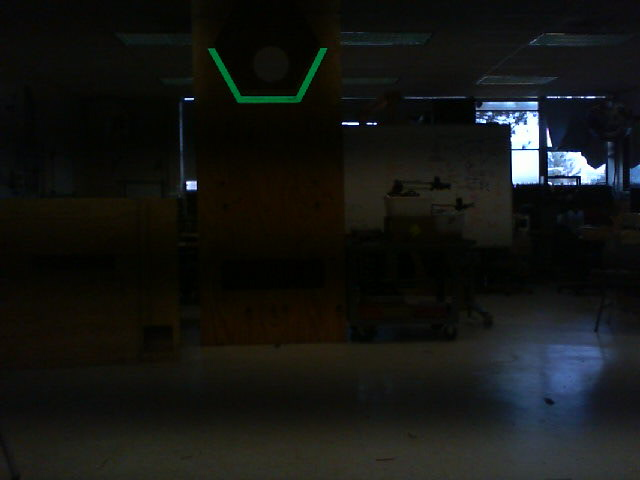
#> input picture PythonCameraCode/TJ/CameraCalibration/2020Target/my_photo-40.jpg, 640 x 480 px, found by its file name
$ python targetTest2020-03-02.py
#> lines starting #> are read from the running program, lines starting #| are printed output that depends on the picture; after the words box and inside, x2 and y2 are one past the last pixel; in counts of white or black regions, pixels touching at a corner belong together
import cv2
import numpy as np
import math
import colorsys
import time
import json
from enum import Enum

class FixingMistakes:
    """
    An OpenCV pipeline generated by GRIP.
    """

    def __init__(self):
        """initializes all values to presets or None if need to be set
        """

        self.__hsv_threshold_hue = [59.81587611266919, 83.37920461389646]
        self.__hsv_threshold_saturation = [151.47148632892322, 254.7363828862536]
        self.__hsv_threshold_value = [31.28797058320366, 245.0109921659375]

        self.hsv_threshold_output = None

        self.__cv_dilate_src = self.hsv_threshold_output
        self.__cv_dilate_kernel = None
        self.__cv_dilate_anchor = (-1, -1)
        self.__cv_dilate_iterations = 2.0
        self.__cv_dilate_bordertype = cv2.BORDER_CONSTANT
        self.__cv_dilate_bordervalue = (-1)

        self.cv_dilate_output = None

        self.__cv_erode_src = self.cv_dilate_output
        self.__cv_erode_kernel = None
        self.__cv_erode_anchor = (-1, -1)
        self.__cv_erode_iterations = 2.0
        self.__cv_erode_bordertype = cv2.BORDER_CONSTANT
        self.__cv_erode_bordervalue = (-1)

        self.cv_erode_output = None


        self.__mask_mask = self.cv_erode_output

        self.mask_output = None

        self.__find_contours_input = self.cv_erode_output
        self.__find_contours_external_only = False

        self.find_contours_output = None

        self.__filter_contours_0_contours = self.find_contours_output
        self.__filter_contours_0_min_area = 10.0
        self.__filter_contours_0_min_perimeter = 0.0
        self.__filter_contours_0_min_width = 0.0
        self.__filter_contours_0_max_width = 1000.0
        self.__filter_contours_0_min_height = 0.0
        self.__filter_contours_0_max_height = 1000.0
        self.__filter_contours_0_solidity = [0.0, 100]
        self.__filter_contours_0_max_vertices = 1000.0
        self.__filter_contours_0_min_vertices = 0.0
        self.__filter_contours_0_min_ratio = 0.0
        self.__filter_contours_0_max_ratio = 1000.0

        self.filter_contours_0_output = None

        self.__convex_hulls_contours = self.filter_contours_0_output

        self.convex_hulls_output = None

        self.__filter_contours_1_contours = self.convex_hulls_output
        self.__filter_contours_1_min_area = 0.0
        self.__filter_contours_1_min_perimeter = 0.0
        self.__filter_contours_1_min_width = 0.0
        self.__filter_contours_1_max_width = 1000.0
        self.__filter_contours_1_min_height = 0.0
        self.__filter_contours_1_max_height = 1000.0
        self.__filter_contours_1_solidity = [0, 100]
        self.__filter_contours_1_max_vertices = 40.0
        self.__filter_contours_1_min_vertices = 3.0
        self.__filter_contours_1_min_ratio = 0.0
        self.__filter_contours_1_max_ratio = 1000.0

        self.filter_contours_1_output = None


    def process(self, source0):
        """
        Runs the pipeline and sets all outputs to new values.
        """
        # Step HSV_Threshold0:
        self.__hsv_threshold_input = source0
        (self.hsv_threshold_output) = self.__hsv_threshold(self.__hsv_threshold_input, self.__hsv_threshold_hue, self.__hsv_threshold_saturation, self.__hsv_threshold_value)

        # Step CV_dilate0:
        self.__cv_dilate_src = self.hsv_threshold_output
        (self.cv_dilate_output) = self.__cv_dilate(self.__cv_dilate_src, self.__cv_dilate_kernel, self.__cv_dilate_anchor, self.__cv_dilate_iterations, self.__cv_dilate_bordertype, self.__cv_dilate_bordervalue)

        # Step CV_erode0:
        self.__cv_erode_src = self.cv_dilate_output
        (self.cv_erode_output) = self.__cv_erode(self.__cv_erode_src, self.__cv_erode_kernel, self.__cv_erode_anchor, self.__cv_erode_iterations, self.__cv_erode_bordertype, self.__cv_erode_bordervalue)
        # Step Mask0:
        self.__mask_input = source0
        self.__mask_mask = self.cv_erode_output
        (self.mask_output) = self.__mask(self.__mask_input, self.__mask_mask)

        # Step Find_Contours0:
        self.__find_contours_input = self.cv_erode_output
        (self.find_contours_output) = self.__find_contours(self.__find_contours_input, self.__find_contours_external_only)

        # Step Filter_Contours0:
        self.__filter_contours_0_contours = self.find_contours_output
        (self.filter_contours_0_output) = self.__filter_contours(self.__filter_contours_0_contours, self.__filter_contours_0_min_area, self.__filter_contours_0_min_perimeter, self.__filter_contours_0_min_width, self.__filter_contours_0_max_width, self.__filter_contours_0_min_height, self.__filter_contours_0_max_height, self.__filter_contours_0_solidity, self.__filter_contours_0_max_vertices, self.__filter_contours_0_min_vertices, self.__filter_contours_0_min_ratio, self.__filter_contours_0_max_ratio)

        # Step Convex_Hulls0:
        self.__convex_hulls_contours = self.filter_contours_0_output
        (self.convex_hulls_output) = self.__convex_hulls(self.__convex_hulls_contours)

        # Step Filter_Contours1:
        self.__filter_contours_1_contours = self.convex_hulls_output
        (self.filter_contours_1_output) = self.__filter_contours(self.__filter_contours_1_contours, self.__filter_contours_1_min_area, self.__filter_contours_1_min_perimeter, self.__filter_contours_1_min_width, self.__filter_contours_1_max_width, self.__filter_contours_1_min_height, self.__filter_contours_1_max_height, self.__filter_contours_1_solidity, self.__filter_contours_1_max_vertices, self.__filter_contours_1_min_vertices, self.__filter_contours_1_min_ratio, self.__filter_contours_1_max_ratio)


    @staticmethod
    def __hsv_threshold(input, hue, sat, val):
        """Segment an image based on hue, saturation, and value ranges.
        Args:
            input: A BGR np.ndarray.
            hue: A list of two numbers the are the min and max hue.
            sat: A list of two numbers the are the min and max saturation.
            lum: A list of two numbers the are the min and max value.
        Returns:
            A black and white np.ndarray.
        """
        out = cv2.cvtColor(input, cv2.COLOR_BGR2HSV)
        return cv2.inRange(out, (hue[0], sat[0], val[0]),  (hue[1], sat[1], val[1]))

    @staticmethod
    def __cv_dilate(src, kernel, anchor, iterations, border_type, border_value):
        """Expands area of higher value in an image.
        Args:
           src: A np.ndarray.
           kernel: The kernel for dilation. A np.ndarray.
           iterations: the number of times to dilate.
           border_type: Opencv enum that represents a border type.
           border_value: value to be used for a constant border.
        Returns:
            A np.ndarray after dilation.
        """
        return cv2.dilate(src, kernel, anchor, iterations = (int) (iterations +0.5),
                            borderType = border_type, borderValue = border_value)

    @staticmethod
    def __cv_erode(src, kernel, anchor, iterations, border_type, border_value):
        """Expands area of lower value in an image.
        Args:
           src: A np.ndarray.
           kernel: The kernel for erosion. A np.ndarray.
           iterations: the number of times to erode.
           border_type: Opencv enum that represents a border type.
           border_value: value to be used for a constant border.
        Returns:
            A np.ndarray after erosion.
        """
        return cv2.erode(src, kernel, anchor, iterations = (int) (iterations +0.5),
                            borderType = border_type, borderValue = border_value)

    @staticmethod
    def __mask(input, mask):
        """Filter out an area of an image using a binary mask.
        Args:
            input: A three channel np.ndarray.
            mask: A black and white np.ndarray.
        Returns:
            A three channel np.ndarray.
        """
        return cv2.bitwise_and(input, input, mask=mask)

    @staticmethod
    def __find_contours(input, external_only):
        """Sets the values of pixels in a binary image to their distance to the nearest black pixel.
        Args:
            input: A np.ndarray.
            external_only: A boolean. If true only external contours are found.
        Return:
            A list of np.ndarray where each one represents a contour.
        """
        if(external_only):
            mode = cv2.RETR_EXTERNAL
        else:
            mode = cv2.RETR_LIST
        method = cv2.CHAIN_APPROX_SIMPLE
        contours, hierarchy =cv2.findContours(input, mode=mode, method=method)
        return contours

    @staticmethod
    def __convex_hulls(input_contours):
        """Computes the convex hulls of contours.
        Args:
            input_contours: A list of np.ndarray that each represent a contour.
        Returns:
            A list of np.ndarray that each represent a contour.
        """
        output = []
        for contour in input_contours:
            output.append(cv2.convexHull(contour))
        return output

    @staticmethod
    def __filter_contours(input_contours, min_area, min_perimeter, min_width, max_width,
                        min_height, max_height, solidity, max_vertex_count, min_vertex_count,
                        min_ratio, max_ratio):
        """Filters out contours that do not meet certain criteria.
        Args:
            input_contours: Contours as a list of np.ndarray.
            min_area: The minimum area of a contour that will be kept.
            min_perimeter: The minimum perimeter of a contour that will be kept.
            min_width: Minimum width of a contour.
            max_width: MaxWidth maximum width.
            min_height: Minimum height.
            max_height: Maximimum height.
            solidity: The minimum and maximum solidity of a contour.
            min_vertex_count: Minimum vertex Count of the contours.
            max_vertex_count: Maximum vertex Count.
            min_ratio: Minimum ratio of width to height.
            max_ratio: Maximum ratio of width to height.
        Returns:
            Contours as a list of np.ndarray.
        """
        output = []
        for contour in input_contours:
            x,y,w,h = cv2.boundingRect(contour)
            if (w < min_width or w > max_width):
                continue
            if (h < min_height or h > max_height):
                continue
            area = cv2.contourArea(contour)
            if (area < min_area):
                continue
            if (cv2.arcLength(contour, True) < min_perimeter):
                continue
            hull = cv2.convexHull(contour)
            solid = 100 * area / cv2.contourArea(hull)
            if (solid < solidity[0] or solid > solidity[1]):
                continue
            if (len(contour) < min_vertex_count or len(contour) > max_vertex_count):
                continue
            ratio = (float)(w) / h
            if (ratio < min_ratio or ratio > max_ratio):
                continue
            output.append(contour)
        return output


'''

LIVE FEED

camera = UsbCamera("CammyBoi", 0)
camera.setExposureManual(10)
#camera.setConfigJson(json.dumps(json.load(open(configFile, "rt", encoding="utf-8"))))
vidSink = CvSink("Camera")
vidSink.setSource(camera)

vidSource = CvSource("Processed", VideoMode.PixelFormat.kMJPEG, 640, 480, 30)
networkStream = MjpegServer("Stream", 1181)
networkStream.setSource(vidSource)
img = np.zeros(shape=(480, 640, 3), dtype=np.uint8)

while(True):
    ret, src = vidSink.grabFrame(img)
    startTime = time.time()

    gLine.process(src)

    image = gLine.mask_output

    print(time.time() - startTime)
    vidSource.putFrame(image)
    if cv2.waitKey(1) & 0xFF == ord('q'):
        break
# When everything done, release the capture

'''

def filter(polys):
    output = []

    for p in polys :
        if len(p) == 4:
            output.append(p)

    # if len(output) == 0 and len(polys) > 0:
    #     output.append(max(polys, key = cv2.contourArea))

    return output


def findCameraPoints (contour):
    highest = [0,100000]
    secondHighest = [0,1000000]
    for i in contour.tolist(): #Finds two highest first
        # print(i)
        if i[0][1] < highest[1]:
            secondHighest = highest
            highest = i[0]
        elif i[0][1] < secondHighest[1]:
            secondHighest = i[0]

    highPoints = [highest, secondHighest]

    lowPoints = [i[0] for i in contour.tolist()]
    for i in highPoints:
        lowPoints.remove(i)

    out = []

    if highPoints[0][0] < highPoints[1][0]:
        out.append(highPoints[0])
        out.append(highPoints[1])
    else:
        out.append(highPoints[1])
        out.append(highPoints[0])

    if lowPoints[0][0] < lowPoints[1][0]:
        out.append(lowPoints[0])
        out.append(lowPoints[1])
    else:
        out.append(lowPoints[1])
        out.append(lowPoints[0])

    #print(out)

    return out

def compute_output_values(rvec, tvec):
    #Compute the necessary output distance and angles
    x = tvec[0][0]
    z = tvec[2][0]
    # distance in the horizontal plane between camera and target
    distance = math.sqrt(x**2 + z**2)
    # horizontal angle between camera center line and target
    angle1 = math.atan2(x, z)
    rot, _ = cv2.Rodrigues(rvec)
    rot_inv = rot.transpose()
    pzero_world = np.matmul(rot_inv, -tvec)
    angle2 = math.atan2(pzero_world[0][0], pzero_world[2][0])
    return distance, angle1, angle2


worldCoordinates = [[-19.645, 0, 0], #Top left
                    [19.645, 0, 0],  #Top right
                    [-9.8125, -17, 0], #Bottom left
                    [9.8125, -17, 0]] #Bottom right
cameraMatrix = [[673.2946784207013, 0.0, 338.32735791651214], [0.0, 674.913144964099, 243.23553878656122], [0.0, 0.0, 1.0]]
dist = [[0.23043245995377515, -1.5921125543828383, 0.0012903320182703385, 0.0002778925374253235, 4.701706032067453]]
pipeline = FixingMistakes()

blank_image = np.zeros((480,640,3), np.uint8)
epsilon = 16

imgloc = "CameraCalibration\\2020Target\\my_photo-40.jpg"
img = cv2.imread(imgloc)
#> img is the input picture: shape (480, 640, 3); mean B, G, R 19.5, 22, 20.7
pipeline.process(img)
#> in __hsv_threshold, `return cv2.inRange(out, (hue[0], sat[0], val[0]),  (hue[1], sat[1], va..`:
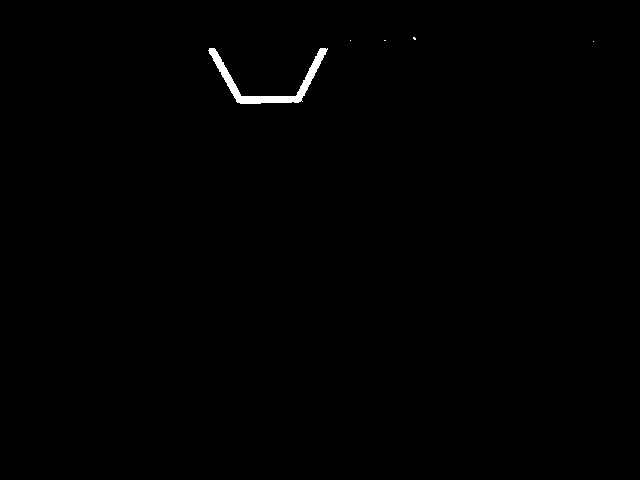
#> returned value: shape (480, 640); 0.42% white; 5 white regions (4 under 20 px), largest, box (x1, y1, x2, y2) and area: (208, 48, 328, 104) 1291

print(len(pipeline.convex_hulls_output[0]))

processedImg = pipeline.mask_output
contours = pipeline.filter_contours_1_output

approxPolys = []
for c in contours:
    approxPolys.append(cv2.approxPolyDP(c, epsilon, True))

cv2.drawContours(processedImg, approxPolys, -1, (255, 255, 255), 1)
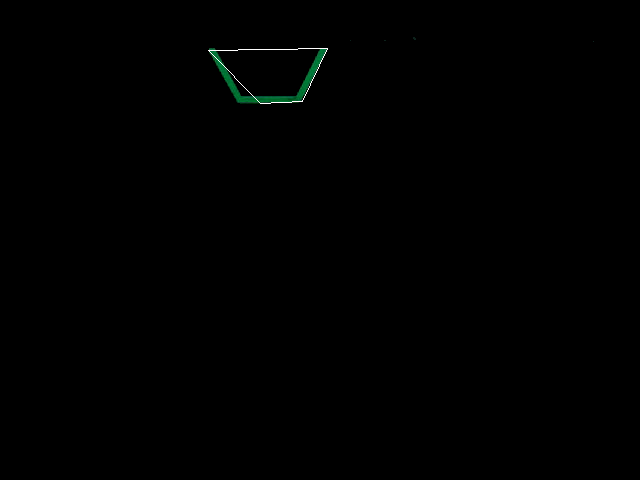
#> processedImg: shape (480, 640, 3); mean of channels 0, 1, 2 0.4, 0.6, 0.2; drawn as B, G, R
print(approxPolys)

filteredPolys = filter(approxPolys)

poly_img = np.zeros((480,640,3), np.uint8)

imgCoords = []

if len(filteredPolys) > 0:
    c = max(filteredPolys, key = cv2.contourArea)

    # cv2.drawContours(processedImg,[c],-1,(100,200,255), thickness=4)

    cv2.drawContours(processedImg, [c], -1, (255, 255, 255), 1)
    imgCoords = findCameraPoints(c)

    cv2.circle(processedImg, tuple(imgCoords[0]), 2, (255, 0, 0), 1)   #top left - blue
#> processedImg: shape (480, 640, 3); under 0.01% of pixels changed, all inside (x1, y1, x2, y2) = (206, 48, 211, 53)
    cv2.circle(processedImg, tuple(imgCoords[1]), 2, (0, 0, 255), 1)   #top right - red
#> processedImg: shape (480, 640, 3); mean of channels 0, 1, 2 0.4, 0.6, 0.2
    cv2.circle(processedImg, tuple(imgCoords[2]), 2, (255, 0, 255), 1) #bottom left - magenta
#> processedImg: shape (480, 640, 3); mean of channels 0, 1, 2 0.4, 0.6, 0.3
    cv2.circle(processedImg, tuple(imgCoords[3]), 2, (0, 255, 255), 1) #bottom right - yellow
#> processedImg: shape (480, 640, 3); mean of channels 0, 1, 2 0.4, 0.6, 0.3

    retval, rvec, tvec = cv2.solvePnP(np.array(worldCoordinates, dtype=np.float32),
                            np.array(imgCoords, dtype=np.float32),
                            np.array(cameraMatrix, dtype=np.float32),
                            np.array(dist, dtype=np.float32))
    distance, angle1, angle2 = compute_output_values(rvec, tvec)

    print(distance, angle1, angle2)

cv2.imshow('mask', processedImg)

cv2.waitKey(10000)

$ run again, with PythonCameraCode/TJ/CameraCalibration/2020Target/my_photo-1.jpg copied over PythonCameraCode/TJ/CameraCalibration/2020Target/my_photo-40.jpg
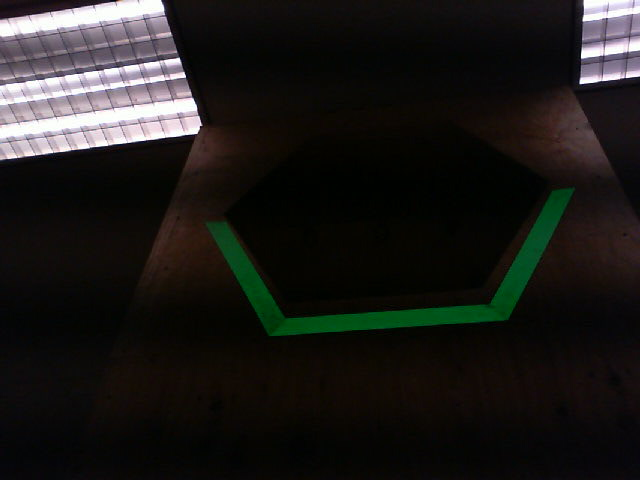
#> input picture PythonCameraCode/TJ/CameraCalibration/2020Target/my_photo-1.jpg, 640 x 480 px, found by its file name
#> img is the input picture: shape (480, 640, 3); mean B, G, R 25.4, 27.7, 29
#> out: shape (480, 640, 3); mean H, S, V 57.7, 126, 32.2
#> in __hsv_threshold, `return cv2.inRange(out, (hue[0], sat[0], val[0]),  (hue[1], sat[1], va..`:
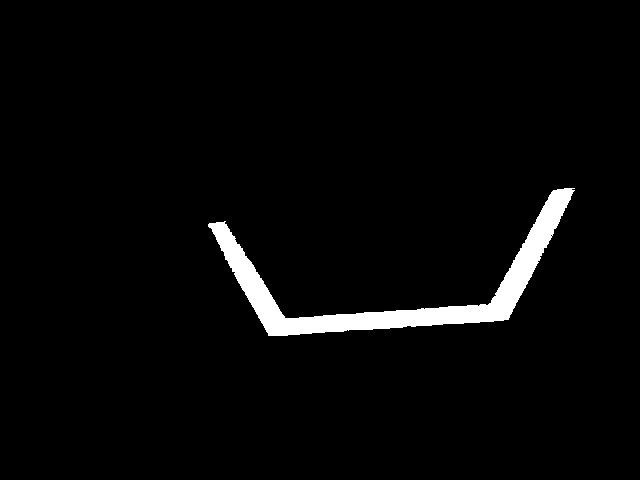
#> returned value: shape (480, 640); 3.1% white; 1 white region, box (x1, y1, x2, y2) and area: (208, 188, 575, 336) 9390
#> `cv2.drawContours(processedImg, approxPolys, -1, (255, 255, 255), 1)`:
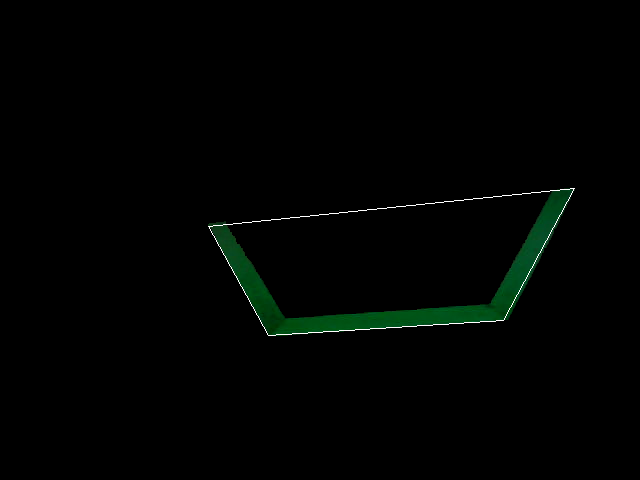
#> processedImg: shape (480, 640, 3); mean of channels 0, 1, 2 1.4, 2.8, 0.8; drawn as B, G, R

$ run again, with PythonCameraCode/TJ/CameraCalibration/2020Target/my_photo-10.jpg copied over PythonCameraCode/TJ/CameraCalibration/2020Target/my_photo-40.jpg
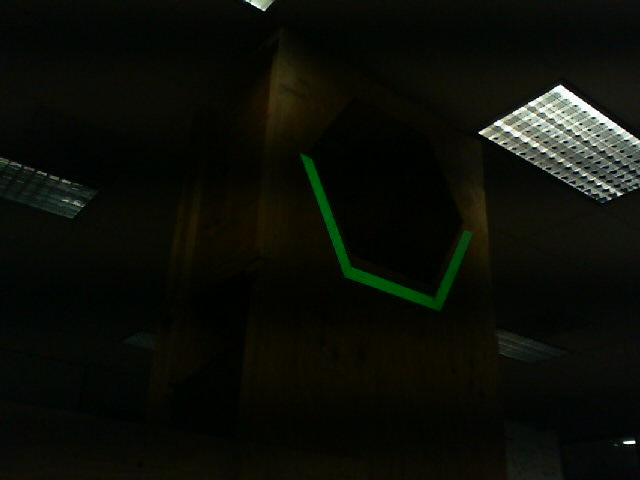
#> input picture PythonCameraCode/TJ/CameraCalibration/2020Target/my_photo-10.jpg, 640 x 480 px, found by its file name
#> img is the input picture: shape (480, 640, 3); mean B, G, R 8, 14.7, 12.3
#> out: shape (480, 640, 3); mean H, S, V 44.2, 177, 15.2
#> in __hsv_threshold, `return cv2.inRange(out, (hue[0], sat[0], val[0]),  (hue[1], sat[1], va..`:
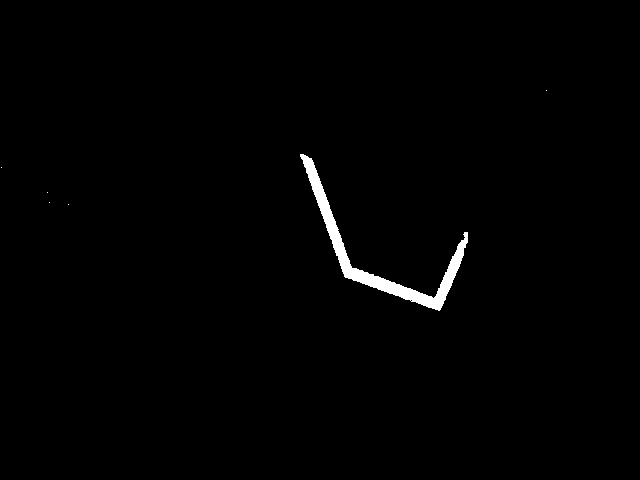
#> returned value: shape (480, 640); 1% white; 6 white regions (5 under 20 px), largest, box (x1, y1, x2, y2) and area: (300, 154, 468, 311) 3098
#> `cv2.drawContours(processedImg, approxPolys, -1, (255, 255, 255), 1)`:
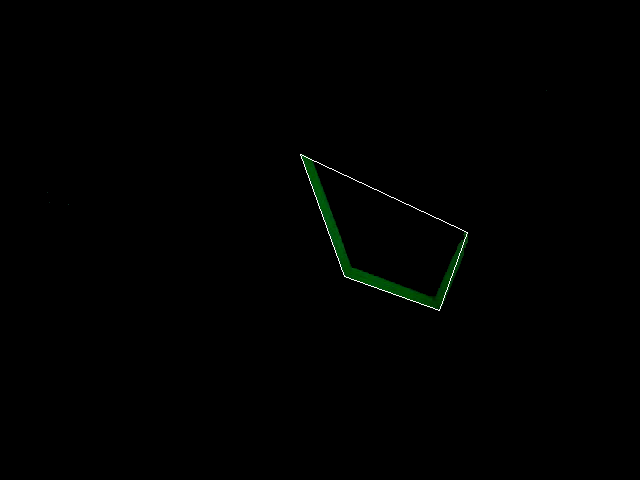
#> processedImg: shape (480, 640, 3); mean of channels 0, 1, 2 0.5, 1, 0.4; drawn as B, G, R
